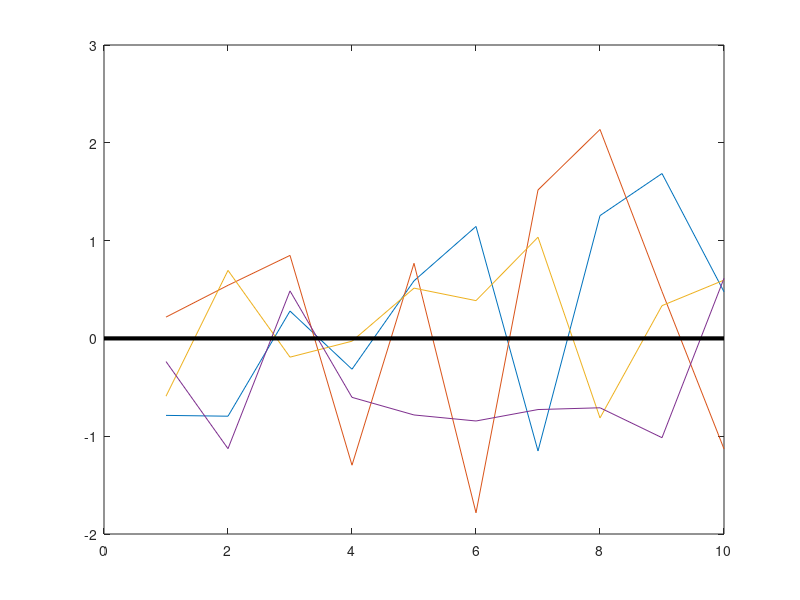

This figure's MATLAB source:
%%
%     COURSE: Master MATLAB through guided problem-solving
%    SECTION: 2D plotting
%      VIDEO: Lines
% Instructor: mikexcohen.com
%
%%

%% very brief intro to plotting lines

% start with a clean figure
figure(1), clf

% note: MATLAB draws down the columns;
%    this code produces 4 10-point lines
plot(randn(10,4))

hold on
plot(get(gca,'xlim'),[0 0],'k','linewidth',3)

%% curve from straight lines

% number of lines (resolution)
n = 10;

% clear figure and hold on
figure(2), clf
hold on

% loop over lines
for i=1:n
    
    
end

% give the plot that 1980's video game look
set(gcf,'color','k')
axis off

%%
